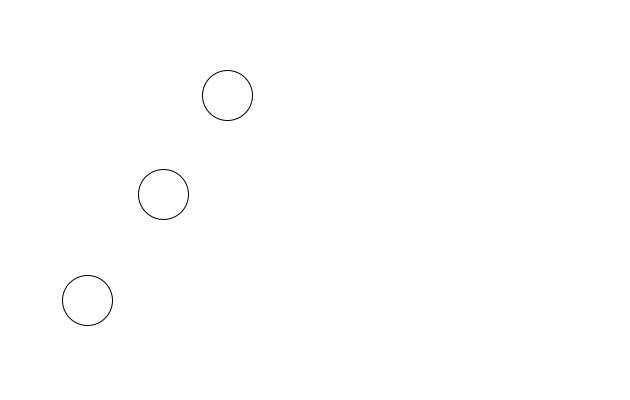
Frame 1 (no input)
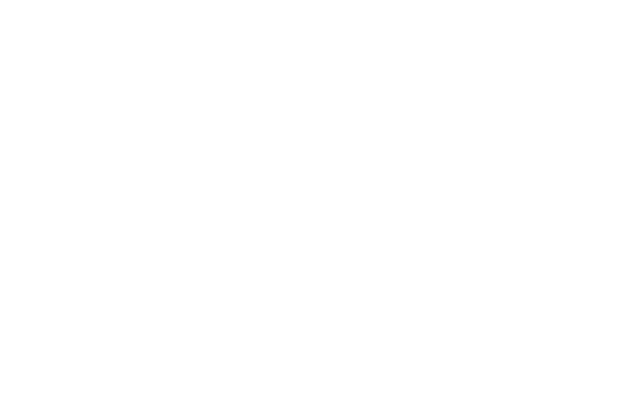
Frame 60 (the mouse pressed at the canvas centre just before this capture)
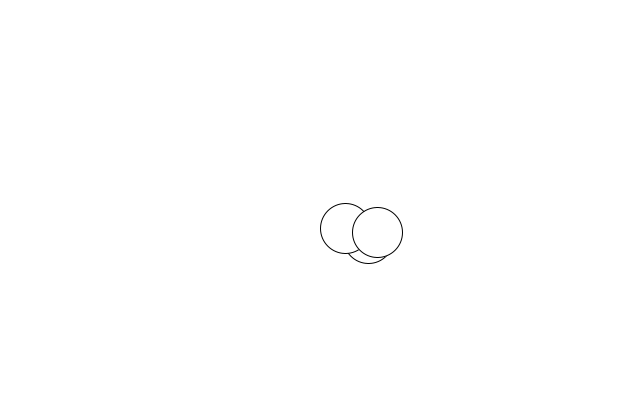
Frame 120 (the mouse held since frame 60 and released just before this capture)

The Processing sketch that drew these frames (run headless with seeded random() and noise(); from frame 60 on, the mouse is pressed at the canvas centre):

// Processing sketch: NATURE_OF_CODE_ACCELEARATION
// ── NATURE_OF_CODE_ACCELEARATION.pde
c call[]=new c[3];

void setup()
{
  size(630,400);
  for(int i=0;i<call.length;i++)
  {
    call[i]=new c();
  }
}
void draw()
{
  background(255);
  for(c m:call)
  {
    m.calc();
    m.object();
  }
}
// ── myclass.pde
class c
{
  private PVector v1;
  private PVector v2;
  private PVector L,a;
  float f;
  public c()
  {
    
    v2=new PVector(0,0);
    a=new PVector(0.01,0);
    L=new PVector(random(6,350),random(6,350));
    f=random(0.5,3);
  }
 
  void calc()
  {
    PVector mouse=new PVector(mouseX,mouseY);
    PVector dir=PVector.sub(mouse,L);
    dir.setMag(0.5);
    a=dir;
    
    v2.add(a);
    v2.limit(10);
    L.add(v2);
    
  }
  
  void object()
  {
    ellipse(L.x,L.y,50,50);
  }
}
